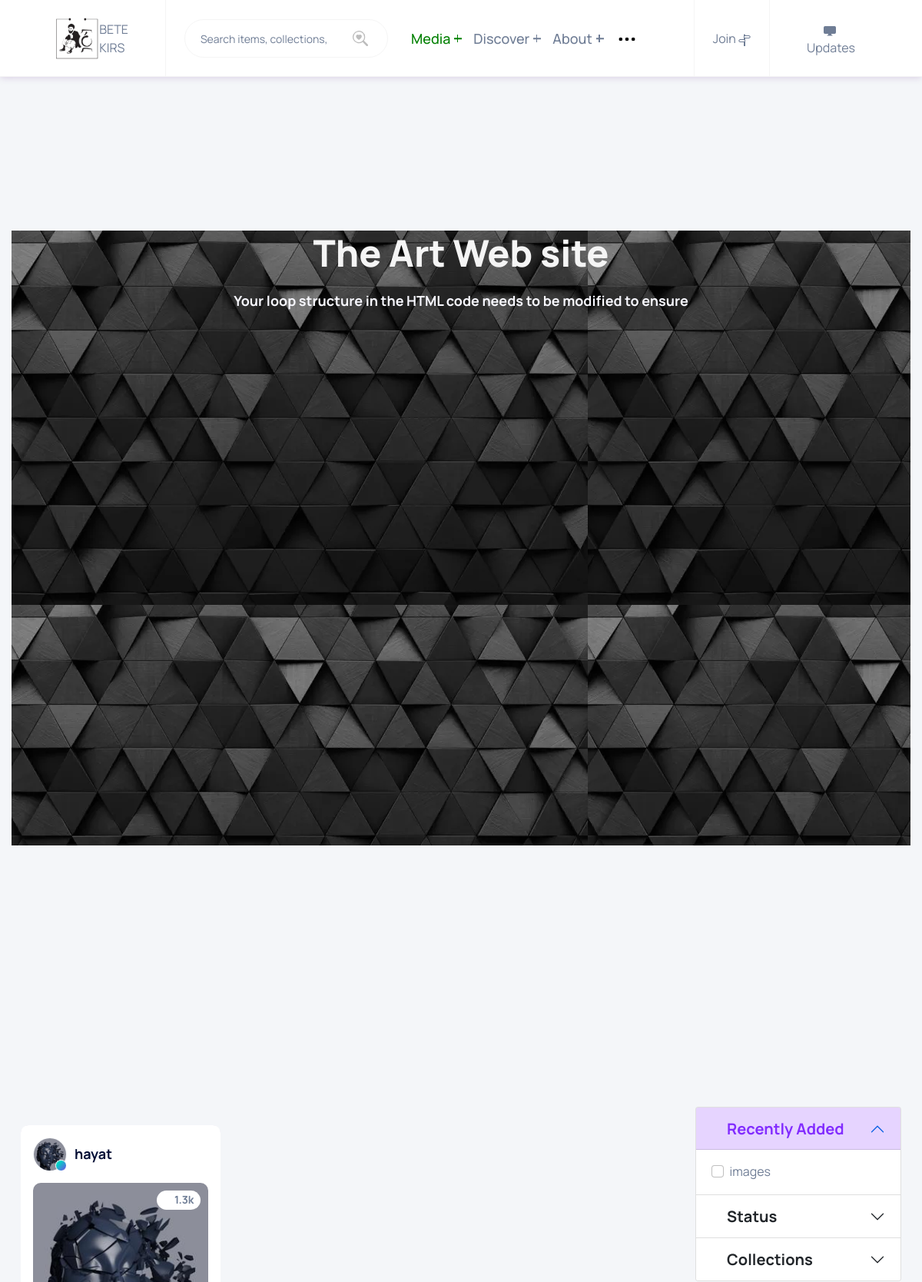
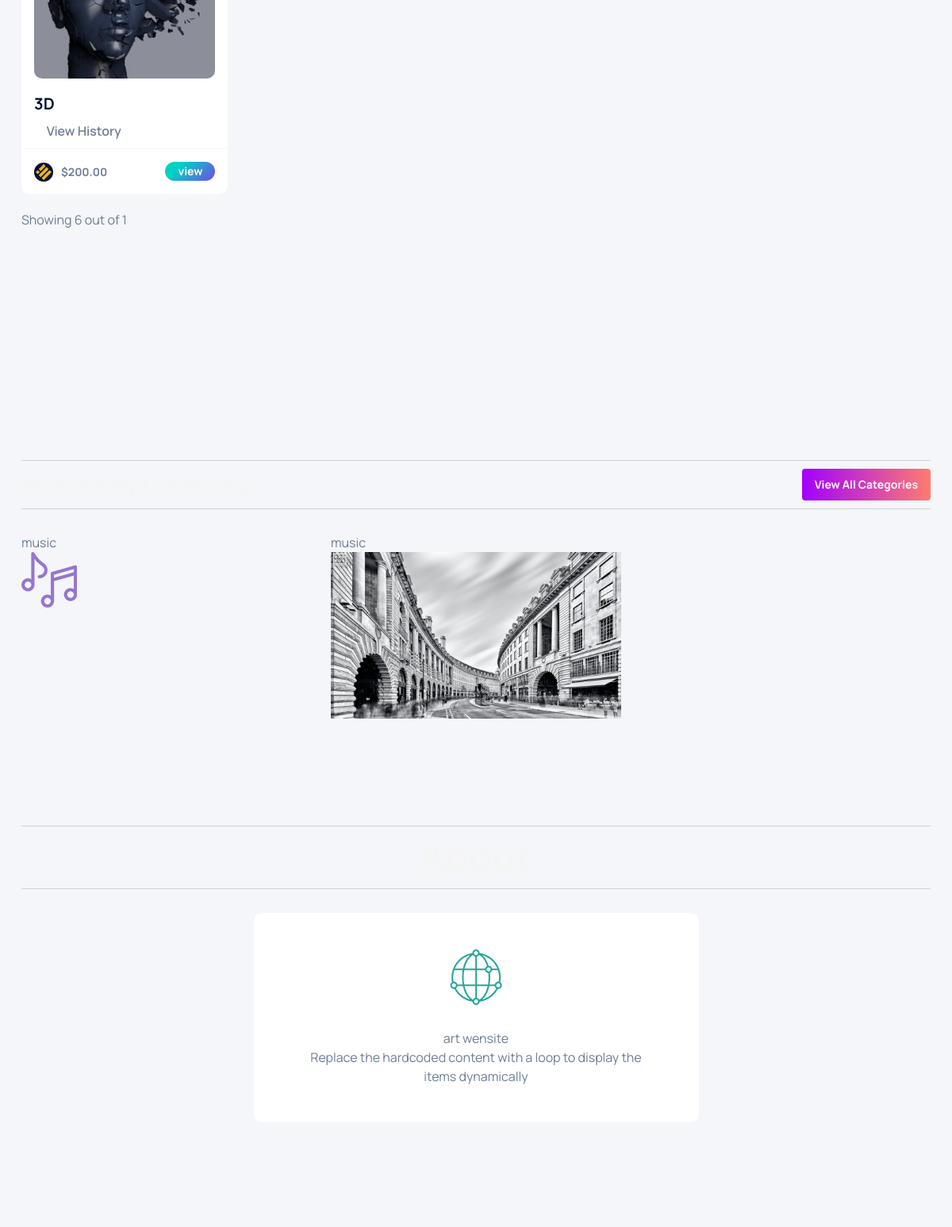
The page / (upper part) on the database its author committed (2 pictures, top to bottom).
### account/models.py (models this page shows, shortened)
class Banner(models.Model):
    title = models.CharField(max_length=255)
    description = models.TextField()
    background_image = models.ImageField(upload_to='banner_images/')

class NFTItem(models.Model):
    title = models.CharField(max_length=255)
    image = models.ImageField(upload_to='nft_images/')
    author_name = models.CharField(max_length=100)
    author_image = models.ImageField(upload_to='author_images/')
    description = models.TextField()
    price = models.DecimalField(max_digits=10, decimal_places=2)

class Category(models.Model):
    name = models.CharField(max_length=255)
    icon = models.CharField(max_length=255, blank=True, null=True)  # for storing icon HTML if needed
    image = models.ImageField(upload_to='icon/')

class AboutSectionItem(models.Model):
    title = models.CharField(max_length=255)
    description = models.TextField()
    image = models.ImageField(upload_to='about_section_images/')

### account/views.py (the view)
# urls.py: path('', index, name='index'),
def index(request):
    banners = Banner.objects.all()
    nft_items = NFTItem.objects.all()
    categories = Category.objects.all()
    items = AboutSectionItem.objects.all()
    data = {
        "banners": banners,  # Changed key to "banners" to match template
        "nft_items":nft_items,
        "categories":categories,
        "items":items,
    }
    return render(request, "index.html", data)

### templates/index.html (shortened to what this page needs)
<!DOCTYPE html>
<html lang="en" class="no-js">
    {% load static %}
{% include "includes/head.html" %}
<body class="home-1">
    {% include "includes/header.html" %}
    <section class="banner-section style-1">
        <div class="container">
            <div class="banner-wrapper">
                {% for banner in banners %}
                <div class="row align-items-center justify-content-center">
                    <div class="col-lg-12" style="background-image: url('{{ banner.background_image.url }}'); height: 800px; width: 600%;">
                        <div class="banner-content text-center">
                            <h2>{{ banner.title }}</h2>
                            <p>{{ banner.description }}</p>
                        </div>
                    </div>
                </div>
                {% endfor %}
            </div>
        </div>
    </section>
    <section class="explore-section  padding-top padding-bottom">
        <div class="container">
            <div class="section-wrapper">
                <div class="row gy-5 flex-row-reverse">
                    <div class="col-lg-3">
                        <aside class="nft-filter">
                            <div class="accordion" id="accordionExample">
                                <div class="accordion-item">
                                    <h2 class="accordion-header" id="headingOne">
                                        <button class="accordion-button" type="button" data-bs-toggle="collapse"
                                            data-bs-target="#collapseOne" aria-expanded="true"
                                            aria-controls="collapseOne">
                                            <i class="icofont-atom"></i> Recently Added
                                        </button>
                                    </h2>
                                    <div id="collapseOne" class="accordion-collapse collapse show"
                                        aria-labelledby="headingOne" data-bs-parent="#accordionExample">
                                        <div class="accordion-body">
                                            <div class="form-check">
                                                <input class="form-check-input" type="checkbox" value="" id="ethereum">
                                                <label class="form-check-label" for="ethereum">
                                                    images
                                                </label>
                                            </div>
                                        </div>
                                    </div>
                                </div>
                                <div class="accordion-item">
                                    <h2 class="accordion-header" id="headingTwo">
                                        <button class="accordion-button collapsed" type="button"
                                            data-bs-toggle="collapse" data-bs-target="#collapseTwo"
                                            aria-expanded="false" aria-controls="collapseTwo">
                                            <i class="icofont-ui-browser"></i> Status
                                        </button>
                                    </h2>
                                </div>
                                <div class="accordion-item">
                                    <h2 class="accordion-header" id="headingThree">
                                        <button class="accordion-button collapsed" type="button"
                                            data-bs-toggle="collapse" data-bs-target="#collapseThree"
                                            aria-expanded="false" aria-controls="collapseThree">
                                            <i class="icofont-library"></i> Collections
                                        </button>
                                    </h2>
                                </div>
                            </div>
                        </aside>
                    </div>
                    <div class="col-lg-9">
                        <div class="explore-wrapper explore-load">
                        <div class="row g-4">
                            <div class="row g-4">
                                {% for item in nft_items %}
                                <div class="col-xl-4 col-md-6">
                                    <div class="nft-item">
                                        <div class="nft-inner">
                                            <div class="nft-item-top d-flex justify-content-between align-items-center">
                                                <div class="author-part">
                                                    <ul class="author-list d-flex">
                                                        <li class="single-author d-flex align-items-center">
                                                            <a href="author.html" class="veryfied">
                                                                <img src="{{ item.author_image.url }}" alt="author-img">
                                                            </a>
                                                            <h6><a href="author.html">{{ item.author_name }}</a></h6>
                                                        </li>
                                                    </ul>
                                                </div>
                                                <div class="more-part">
                                                    <div class="dropstart">
                                                        <a class="dropdown-toggle" href="#" role="button" data-bs-toggle="dropdown"
                                                           aria-expanded="false" data-bs-offset="25,0">
                                                            <i class="icofont-flikr"></i>
                                                        </a>
                                                    </div>
                                                </div>
                                            </div>
                                            <div class="nft-item-bottom">
                                                <div class="nft-thumb">
                                                    <img src="{{ item.image.url }}" alt="nft-img">
                                                    <span class="badge rounded-pill position-absolute"><i class="icofont-heart"></i>
                                                        1.3k</span>
                                                </div>
                                                <div class="nft-content">
                                                    <div class="content-title">
                                                        <h5><a href="item-details.html">{{ item.title }}</a></h5>
                                                    </div>
                                                    <div class="nft-status d-flex flex-wrap justify-content-between align-items-center">
                                                        <span class="nft-view"><a href="activity.html"><i class="icofont-eye-alt"></i>
                                                                View History</a> </span>
                                                    </div>
                                                    <div class="price-like d-flex justify-content-between align-items-center">
                                                        <div class="nft-price d-flex align-items-center">
                                                            <span class="currency-img">
                                                                <img src="{% static 'assets/images/currency/currency-4.png' %}" alt="currency img">
                                                            </span>
                                                            <p>${{ item.price }}</p>
                                                        </div>
                                                        <a href="item-details.html" class="nft-bid">view</a>
                                                    </div>
                                                </div>
                                            </div>
                                        </div>
                                    </div>
                                </div>
                                {% endfor %}
                            </div>
                        </div>
                        </div>
                    </div>
                </div>
            </div>
        </div>
    </section>
<section class="category-section padding-top padding-bottom">
    <div class="container">
        <div class="section-header">
            <h3 class="header-title">Browse By Category</h3>
            <div class="header-content">
                <a href="explore-2.html" class="default-btn style-2 small-btn move-right">
                    <span>View All Categories</span>
                </a>
            </div>
        </div>
        <div class="row">
            {% for category in categories %}
            <div class="col-lg-4 col-md-6">
                <div class="category-item">
                    <div class="name">{{ category.name }}</div>
                    <div class="image">
                        <img src="{{ category.image.url }}" alt="{{ category.name }}">
                    </div>
                </div>
            </div>
            {% endfor %}
        </div>
    </div>
</section>
    <section class="process-section padding-bottom">
        <div class="container">
            <div class="section-header justify-content-center">
                <div class="header-title">
                    <h2>About</h2>
                </div>
            </div>
            <div class="section-wrapper">
                <div class="nft-sell-wrapper">
                    <div class="row justify-content-center g-4">
                        {% for item in items %}
                        <div class="col-md-6">
                            <div class="nft-item style-3">
                                <div class="nft-inner text-center">
                                    <div class="nft-thumb">
                                        <img src="{{ item.image.url }}" alt="nft-img">
                                    </div>
                                    <div class="nft-content">
                                        <div class="author-details">
                                            <div>{{ item.title }}</div>
                                            <p>{{ item.description }}</p>
                                        </div>
                                    </div>
                                </div>
                            </div>
                        </div>
                        {% endfor %}
                    </div>
                </div>
            </div>
        </div>
    </section>
</body>
</html>

### templates/includes/head.html (shortened to what this page needs)
{% load static %}
<head>
    <link rel="stylesheet" href="{% static 'assets/css/bootstrap.min.css' %}">
    <link rel="stylesheet" href="{% static 'assets/css/icofont.min.css' %}">
    <link rel="stylesheet" href="{% static 'assets/css/animate.css' %}">
    <link rel="stylesheet" href="{% static 'assets/css/swiper-bundle.min.css' %}">
    <link rel="stylesheet" href="{% static 'assets/css/style.css' %}">
</head>

### templates/includes/header.html (shortened to what this page needs)
{% load static %}
<header class="header">
    <div class="container-fluid">
        <div class="header__content">
            <div class="header__logo">
                <a href="{% url "Account:index" %}">
                    <img src="{% static 'assets/images/logo/home.png' %}" alt="logo" width="70">
                </a>
                <a href="{% url "Account:index" %}">BETE KIRS</a>
            </div>
            <form action="#" class="header__search">
                <input type="text" placeholder="Search items, collections, and creators" list="colors_data">
                <button type="button">
                    </button>
            </form>
            <div class="header__menu ms-auto">
                <ul class="header__nav mb-0">
                    <li class="header__nav-item">
                        <a class="header__nav-link active" href="#" role="button" data-bs-toggle="dropdown"
                            aria-haspopup="true" aria-expanded="false" data-bs-offset="0,10">Media</a>
                    </li>
                    <li class="header__nav-item">
                        <a class="header__nav-link" href="#" role="button" data-bs-toggle="dropdown"
                            aria-haspopup="true" aria-expanded="false" data-bs-offset="0,10">Discover</a>
                    </li>
                    <li class="header__nav-item">
                        <a class="header__nav-link" href="#" role="button" data-bs-toggle="dropdown"
                            aria-haspopup="true" aria-expanded="false" data-bs-offset="0,10">About</a>
                    </li>
                    <li class="header__nav-item">
                        <a class="header__nav-link" href="#" role="button" data-bs-toggle="dropdown"
                            aria-haspopup="true" aria-expanded="false" data-bs-offset="0,10"><svg
                                xmlns="http://www.w3.org/2000/svg" viewBox="0 0 24 24">
                                <path
                                    d="M12,10a2,2,0,1,0,2,2A2,2,0,0,0,12,10ZM5,10a2,2,0,1,0,2,2A2,2,0,0,0,5,10Zm14,0a2,2,0,1,0,2,2A2,2,0,0,0,19,10Z" />
                            </svg></a>
                    </li>
                </ul>
            </div>
            <div class="header__actions">
                <div class="header__action header__action--profile">
                    <div class="dropdown">
                        <a class="dropdown-toggle" href="" role="button" data-bs-toggle="dropdown"
                            aria-expanded="false" data-bs-offset="-100,10" >
                           Join
                        </a>
                    </div>
                </div>
                <div class="wallet-btn">
                    <a href="wallet.html"> <span
                            class="d-none d-md-inline"><svg xmlns="http://www.w3.org/2000/svg" width="60" height="16" fill="currentColor" class="bi bi-display-fill" viewBox="0 0 16 16">
                                <path d="M6 12q0 1-.25 1.5H5a.5.5 0 0 0 0 1h6a.5.5 0 0 0 0-1h-.75Q10 13 10 12h4c2 0 2-2 2-2V4c0-2-2-2-2-2H2C0 2 0 4 0 4v6c0 2 2 2 2 2z"/>
                              </svg>Updates</span> </a>
                </div>
            </div>
        </div>
    </div>
</header>

### templates/includes/footer.html (shortened to what this page needs)
{% load static %}

### templates/includes/jss.html (shortened to what this page needs)
{% load static %}

### rows shown on the page
Banner: background_image (picture), title "The Art Web site", description "Your loop structure in the HTML code needs to be modified to ensure"
NFTItem: author_image (picture), author_name "hayat", image (picture), title "3D", price "200.00"
Category: name "music", image (picture)
Category: name "music", image (picture)
AboutSectionItem: image (picture), title "art wensite", description "Replace the hardcoded content with a loop to display the items dynamically"
